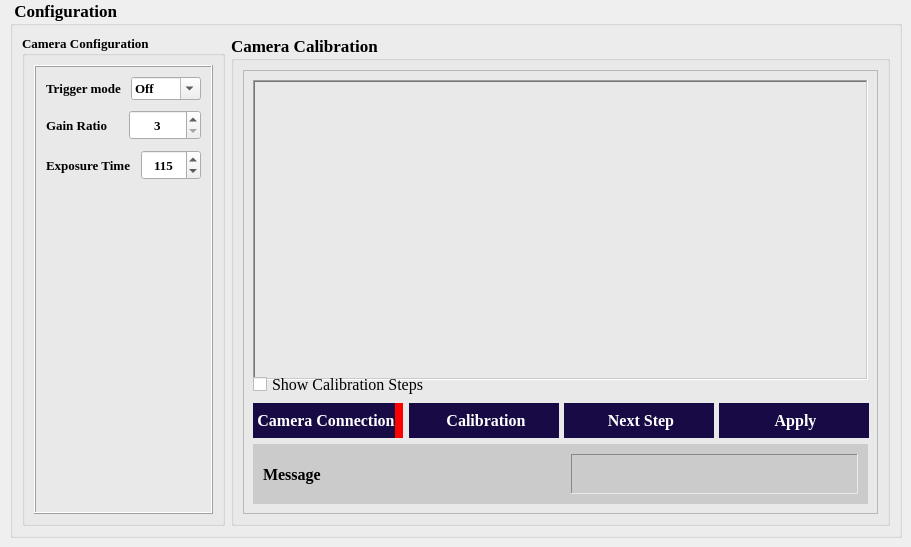
                      <widget class="QWidget" name="Config_tab_">
                       <attribute name="icon">
                        <iconset>
                         <normaloff>Icons/camera_setting.png</normaloff>Icons/camera_setting.png</iconset>
                       </attribute>
                       <attribute name="title">
                        <string>Camera Settings</string>
                       </attribute>
                       <widget class="QGroupBox" name="groupBox_9">
                        <property name="geometry">
                         <rect>
                          <x>10</x>
                          <y>0</y>
                          <width>892</width>
                          <height>538</height>
                         </rect>
                        </property>
                        <property name="font">
                         <font>
                          <family>Times New Roman</family>
                          <pointsize>13</pointsize>
                          <weight>75</weight>
                          <bold>true</bold>
                         </font>
                        </property>
                        <property name="title">
                         <string> Configuration</string>
                        </property>
                        <layout class="QHBoxLayout" name="horizontalLayout_36">
                         <item>
                          <widget class="QGroupBox" name="groupBox_13">
                           <property name="font">
                            <font>
                             <family>Times New Roman</family>
                             <pointsize>10</pointsize>
                             <weight>75</weight>
                             <bold>true</bold>
                            </font>
                           </property>
                           <property name="title">
                            <string>Camera Configuration</string>
                           </property>
                           <layout class="QVBoxLayout" name="verticalLayout_20">
                            <item>
                             <widget class="QFrame" name="frame_13">
                              <property name="frameShape">
                               <enum>QFrame::Box</enum>
                              </property>
                              <property name="frameShadow">
                               <enum>QFrame::Raised</enum>
                              </property>
                              <layout class="QVBoxLayout" name="verticalLayout_21">
                               <property name="spacing">
                                <number>10</number>
                               </property>
                               <property name="leftMargin">
                                <number>10</number>
                               </property>
                               <property name="topMargin">
                                <number>10</number>
                               </property>
                               <property name="rightMargin">
                                <number>10</number>
                               </property>
                               <property name="bottomMargin">
                                <number>10</number>
                               </property>
                               <item>
                                <layout class="QHBoxLayout" name="horizontalLayout_41">
                                 <item>
                                  <widget class="QLabel" name="label_15">
                                   <property name="font">
                                    <font>
                                     <family>Times New Roman</family>
                                     <pointsize>10</pointsize>
                                    </font>
                                   </property>
                                   <property name="text">
                                    <string>Trigger mode</string>
                                   </property>
                                  </widget>
                                 </item>
                                 <item>
                                  <widget class="QComboBox" name="comboBox">
                                   <property name="font">
                                    <font>
                                     <family>Times New Roman</family>
                                     <pointsize>10</pointsize>
                                    </font>
                                   </property>
                                   <property name="cursor">
                                    <cursorShape>PointingHandCursor</cursorShape>
                                   </property>
                                   <property name="layoutDirection">
                                    <enum>Qt::LeftToRight</enum>
                                   </property>
                                   <property name="autoFillBackground">
                                    <bool>false</bool>
                                   </property>
                                   <property name="editable">
                                    <bool>true</bool>
                                   </property>
                                   <property name="iconSize">
                                    <size>
                                     <width>18</width>
                                     <height>18</height>
                                    </size>
                                   </property>
                                   <property name="frame">
                                    <bool>true</bool>
                                   </property>
                                   <item>
                                    <property name="text">
                                     <string>Off</string>
                                    </property>
                                   </item>
                                   <item>
                                    <property name="text">
                                     <string>On</string>
                                    </property>
                                   </item>
                                  </widget>
                                 </item>
                                </layout>
                               </item>
                               <item>
                                <layout class="QHBoxLayout" name="horizontalLayout_29">
                                 <item>
                                  <widget class="QLabel" name="Gain_ratio">
                                   <property name="font">
                                    <font>
                                     <family>Times New Roman</family>
                                     <pointsize>10</pointsize>
                                    </font>
                                   </property>
                                   <property name="text">
                                    <string>Gain Ratio</string>
                                   </property>
                                  </widget>
                                 </item>
                                 <item>
                                  <widget class="QSpinBox" name="Gain_ratio_2">
                                   <property name="minimumSize">
                                    <size>
                                     <width>0</width>
                                     <height>30</height>
                                    </size>
                                   </property>
                                   <property name="maximumSize">
                                    <size>
                                     <width>16777215</width>
                                     <height>30</height>
                                    </size>
                                   </property>
                                   <property name="font">
                                    <font>
                                     <family>Times New Roman</family>
                                     <pointsize>10</pointsize>
                                    </font>
                                   </property>
                                   <property name="cursor">
                                    <cursorShape>PointingHandCursor</cursorShape>
                                   </property>
                                   <property name="locale">
                                    <locale language="English" country="UnitedStates"/>
                                   </property>
                                   <property name="alignment">
                                    <set>Qt::AlignCenter</set>
                                   </property>
                                   <property name="minimum">
                                    <number>3</number>
                                   </property>
                                   <property name="maximum">
                                    <number>21</number>
                                   </property>
                                   <property name="singleStep">
                                    <number>2</number>
                                   </property>
                                   <property name="value">
                                    <number>3</number>
                                   </property>
                                  </widget>
                                 </item>
                                </layout>
                               </item>
                               <item>
                                <layout class="QHBoxLayout" name="horizontalLayout_28">
                                 <item>
                                  <widget class="QLabel" name="Exposure_time">
                                   <property name="font">
                                    <font>
                                     <family>Times New Roman</family>
                                     <pointsize>10</pointsize>
                                    </font>
                                   </property>
                                   <property name="text">
                                    <string>Exposure Time</string>
                                   </property>
                                  </widget>
                                 </item>
                                 <item>
                                  <widget class="QSpinBox" name="exposure_time">
                                   <property name="minimumSize">
                                    <size>
                                     <width>0</width>
                                     <height>30</height>
                                    </size>
                                   </property>
                                   <property name="maximumSize">
                                    <size>
                                     <width>16777215</width>
                                     <height>30</height>
                                    </size>
                                   </property>
                                   <property name="font">
                                    <font>
                                     <family>Times New Roman</family>
                                     <pointsize>10</pointsize>
                                    </font>
                                   </property>
                                   <property name="cursor">
                                    <cursorShape>PointingHandCursor</cursorShape>
                                   </property>
                                   <property name="locale">
                                    <locale language="English" country="UnitedStates"/>
                                   </property>
                                   <property name="alignment">
                                    <set>Qt::AlignCenter</set>
                                   </property>
                                   <property name="minimum">
                                    <number>10</number>
                                   </property>
                                   <property name="maximum">
                                    <number>90000</number>
                                   </property>
                                   <property name="singleStep">
                                    <number>1</number>
                                   </property>
                                   <property name="value">
                                    <number>115</number>
                                   </property>
                                   <property name="displayIntegerBase">
                                    <number>10</number>
                                   </property>
                                  </widget>
                                 </item>
                                </layout>
                               </item>
                               <item>
                                <spacer name="verticalSpacer_2">
                                 <property name="orientation">
                                  <enum>Qt::Vertical</enum>
                                 </property>
                                 <property name="sizeHint" stdset="0">
                                  <size>
                                   <width>20</width>
                                   <height>40</height>
                                  </size>
                                 </property>
                                </spacer>
                               </item>
                              </layout>
                             </widget>
                            </item>
                           </layout>
                          </widget>
                         </item>
                         <item>
                          <widget class="QGroupBox" name="groupBox_10">
                           <property name="font">
                            <font>
                             <family>Times New Roman</family>
                             <pointsize>13</pointsize>
                             <weight>75</weight>
                             <bold>true</bold>
                            </font>
                           </property>
                           <property name="title">
                            <string>Camera Calibration</string>
                           </property>
                           <layout class="QHBoxLayout" name="horizontalLayout_44">
                            <item>
                             <widget class="QFrame" name="frame_2">
                              <property name="styleSheet">
                               <string notr="true">QPushButton{
	border: None;
	background: #170a45;
	color: rgb(255, 255, 255);
}

QPushButton:hover{
	background: #3E9EF0; 
}

QPushButton:disabled{
	background: #8D8D8D; 
}

QPushButton:pressed{
	background: black; 
}
</string>
                              </property>
                              <property name="frameShape">
                               <enum>QFrame::StyledPanel</enum>
                              </property>
                              <property name="frameShadow">
                               <enum>QFrame::Raised</enum>
                              </property>
                              <layout class="QVBoxLayout" name="verticalLayout_10">
                               <item>
                                <widget class="QFrame" name="calibration_fram">
                                 <property name="minimumSize">
                                  <size>
                                   <width>0</width>
                                   <height>300</height>
                                  </size>
                                 </property>
                                 <property name="font">
                                  <font>
                                   <family>Times New Roman</family>
                                  </font>
                                 </property>
                                 <property name="frameShape">
                                  <enum>QFrame::WinPanel</enum>
                                 </property>
                                 <property name="frameShadow">
                                  <enum>QFrame::Sunken</enum>
                                 </property>
                                 <layout class="QHBoxLayout" name="horizontalLayout_9">
                                  <property name="spacing">
                                   <number>5</number>
                                  </property>
                                  <property name="leftMargin">
                                   <number>5</number>
                                  </property>
                                  <property name="topMargin">
                                   <number>5</number>
                                  </property>
                                  <property name="rightMargin">
                                   <number>5</number>
                                  </property>
                                  <property name="bottomMargin">
                                   <number>5</number>
                                  </property>
                                  <item>
                                   <layout class="QHBoxLayout" name="horizontalLayout_16"/>
                                  </item>
                                 </layout>
                                </widget>
                               </item>
                               <item>
                                <layout class="QHBoxLayout" name="horizontalLayout_39">
                                 <item>
                                  <widget class="QCheckBox" name="checkBox">
                                   <property name="font">
                                    <font>
                                     <family>Times New Roman</family>
                                     <pointsize>12</pointsize>
                                    </font>
                                   </property>
                                   <property name="text">
                                    <string>Show Calibration Steps</string>
                                   </property>
                                  </widget>
                                 </item>
                                </layout>
                               </item>
                               <item>
                                <layout class="QHBoxLayout" name="horizontalLayout_42">
                                 <item>
                                  <widget class="QPushButton" name="camera_calib_btn">
                                   <property name="minimumSize">
                                    <size>
                                     <width>150</width>
                                     <height>35</height>
                                    </size>
                                   </property>
                                   <property name="maximumSize">
                                    <size>
                                     <width>16777215</width>
                                     <height>35</height>
                                    </size>
                                   </property>
                                   <property name="font">
                                    <font>
                                     <family>Times New Roman</family>
                                     <pointsize>12</pointsize>
                                     <weight>75</weight>
                                     <bold>true</bold>
                                    </font>
                                   </property>
                                   <property name="cursor">
                                    <cursorShape>PointingHandCursor</cursorShape>
                                   </property>
                                   <property name="styleSheet">
                                    <string notr="true">QPushButton{
	border-right: 8px solid red;
}
</string>
                                   </property>
                                   <property name="text">
                                    <string> Camera Connection</string>
                                   </property>
                                   <property name="icon">
                                    <iconset>
                                     <normaloff>Icons/power-button.png</normaloff>Icons/power-button.png</iconset>
                                   </property>
                                   <property name="iconSize">
                                    <size>
                                     <width>25</width>
                                     <height>25</height>
                                    </size>
                                   </property>
                                  </widget>
                                 </item>
                                 <item>
                                  <widget class="QPushButton" name="calib_btn">
                                   <property name="minimumSize">
                                    <size>
                                     <width>150</width>
                                     <height>35</height>
                                    </size>
                                   </property>
                                   <property name="maximumSize">
                                    <size>
                                     <width>16777215</width>
                                     <height>35</height>
                                    </size>
                                   </property>
                                   <property name="font">
                                    <font>
                                     <family>Times New Roman</family>
                                     <pointsize>12</pointsize>
                                     <weight>75</weight>
                                     <bold>true</bold>
                                    </font>
                                   </property>
                                   <property name="cursor">
                                    <cursorShape>PointingHandCursor</cursorShape>
                                   </property>
                                   <property name="text">
                                    <string> Calibration</string>
                                   </property>
                                   <property name="icon">
                                    <iconset>
                                     <normaloff>Icons/calib_org.png</normaloff>Icons/calib_org.png</iconset>
                                   </property>
                                   <property name="iconSize">
                                    <size>
                                     <width>25</width>
                                     <height>25</height>
                                    </size>
                                   </property>
                                  </widget>
                                 </item>
                                 <item>
                                  <widget class="QPushButton" name="calib_next_btn">
                                   <property name="minimumSize">
                                    <size>
                                     <width>150</width>
                                     <height>35</height>
                                    </size>
                                   </property>
                                   <property name="maximumSize">
                                    <size>
                                     <width>16777215</width>
                                     <height>35</height>
                                    </size>
                                   </property>
                                   <property name="font">
                                    <font>
                                     <family>Times New Roman</family>
                                     <pointsize>12</pointsize>
                                     <weight>75</weight>
                                     <bold>true</bold>
                                    </font>
                                   </property>
                                   <property name="cursor">
                                    <cursorShape>PointingHandCursor</cursorShape>
                                   </property>
                                   <property name="text">
                                    <string> Next Step</string>
                                   </property>
                                   <property name="icon">
                                    <iconset>
                                     <normaloff>Icons/next.png</normaloff>Icons/next.png</iconset>
                                   </property>
                                  </widget>
                                 </item>
                                 <item>
                                  <widget class="QPushButton" name="apply_btn_3">
                                   <property name="enabled">
                                    <bool>true</bool>
                                   </property>
                                   <property name="minimumSize">
                                    <size>
                                     <width>150</width>
                                     <height>35</height>
                                    </size>
                                   </property>
                                   <property name="maximumSize">
                                    <size>
                                     <width>16777215</width>
                                     <height>35</height>
                                    </size>
                                   </property>
                                   <property name="font">
                                    <font>
                                     <family>Times New Roman</family>
                                     <pointsize>12</pointsize>
                                     <weight>75</weight>
                                     <bold>true</bold>
                                    </font>
                                   </property>
                                   <property name="cursor">
                                    <cursorShape>PointingHandCursor</cursorShape>
                                   </property>
                                   <property name="styleSheet">
                                    <string notr="true"/>
                                   </property>
                                   <property name="text">
                                    <string> Apply</string>
                                   </property>
                                   <property name="icon">
                                    <iconset>
                                     <normaloff>Icons/apply_params.png</normaloff>Icons/apply_params.png</iconset>
                                   </property>
                                   <property name="iconSize">
                                    <size>
                                     <width>22</width>
                                     <height>22</height>
                                    </size>
                                   </property>
                                   <property name="autoRepeatInterval">
                                    <number>100</number>
                                   </property>
                                  </widget>
                                 </item>
                                </layout>
                               </item>
                               <item>
                                <widget class="QFrame" name="status_frame_2">
                                 <property name="minimumSize">
                                  <size>
                                   <width>0</width>
                                   <height>60</height>
                                  </size>
                                 </property>
                                 <property name="maximumSize">
                                  <size>
                                   <width>16777215</width>
                                   <height>16777215</height>
                                  </size>
                                 </property>
                                 <property name="font">
                                  <font>
                                   <family>Times New Roman</family>
                                  </font>
                                 </property>
                                 <property name="styleSheet">
                                  <string notr="true"> background: #CBCBCB;</string>
                                 </property>
                                 <property name="frameShape">
                                  <enum>QFrame::NoFrame</enum>
                                 </property>
                                 <property name="frameShadow">
                                  <enum>QFrame::Raised</enum>
                                 </property>
                                 <layout class="QHBoxLayout" name="horizontalLayout_32">
                                  <property name="spacing">
                                   <number>20</number>
                                  </property>
                                  <property name="leftMargin">
                                   <number>10</number>
                                  </property>
                                  <property name="topMargin">
                                   <number>10</number>
                                  </property>
                                  <property name="rightMargin">
                                   <number>10</number>
                                  </property>
                                  <property name="bottomMargin">
                                   <number>10</number>
                                  </property>
                                  <item>
                                   <layout class="QHBoxLayout" name="horizontalLayout_40">
                                    <item>
                                     <widget class="QLabel" name="label_14">
                                      <property name="maximumSize">
                                       <size>
                                        <width>16777215</width>
                                        <height>16777215</height>
                                       </size>
                                      </property>
                                      <property name="font">
                                       <font>
                                        <family>Times New Roman</family>
                                        <pointsize>12</pointsize>
                                        <weight>75</weight>
                                        <bold>true</bold>
                                       </font>
                                      </property>
                                      <property name="text">
                                       <string>Message</string>
                                      </property>
                                     </widget>
                                    </item>
                                    <item>
                                     <widget class="QLabel" name="msg_label_2">
                                      <property name="minimumSize">
                                       <size>
                                        <width>0</width>
                                        <height>0</height>
                                       </size>
                                      </property>
                                      <property name="maximumSize">
                                       <size>
                                        <width>16777215</width>
                                        <height>16777215</height>
                                       </size>
                                      </property>
                                      <property name="font">
                                       <font>
                                        <family>Times New Roman</family>
                                        <pointsize>12</pointsize>
                                        <weight>75</weight>
                                        <bold>true</bold>
                                       </font>
                                      </property>
                                      <property name="frameShape">
                                       <enum>QFrame::Panel</enum>
                                      </property>
                                      <property name="frameShadow">
                                       <enum>QFrame::Sunken</enum>
                                      </property>
                                      <property name="text">
                                       <string/>
                                      </property>
                                     </widget>
                                    </item>
                                   </layout>
                                  </item>
                                 </layout>
                                </widget>
                               </item>
                              </layout>
                             </widget>
                            </item>
                           </layout>
                          </widget>
                         </item>
                        </layout>
                       </widget>
                      </widget>
